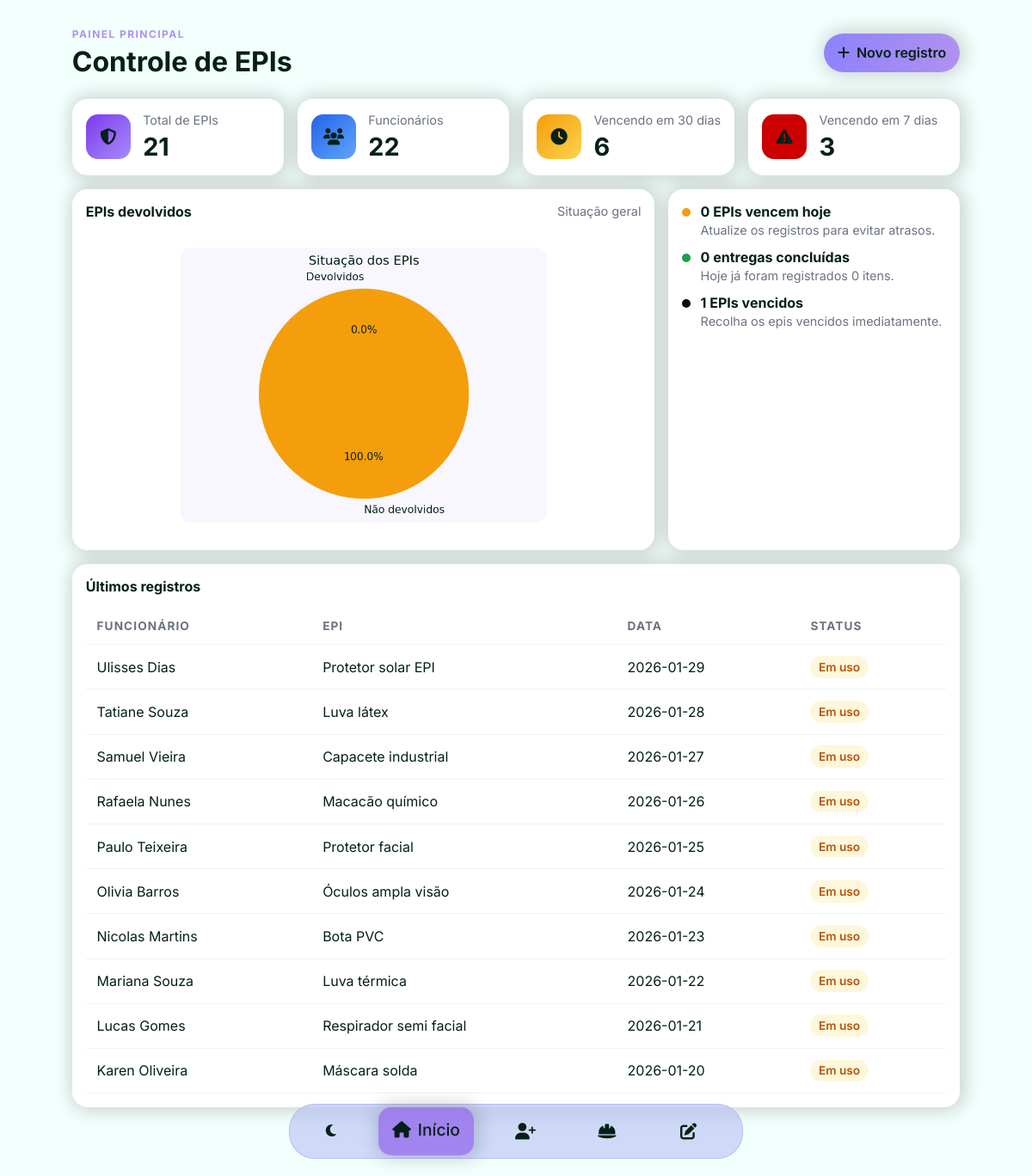
The page / on the database its author committed.
### tables this page shows
CREATE TABLE registros (
  matricula_funcionario TEXT NOT NULL,
  ca_EPI TEXT NOT NULL,
  data_entrega TEXT NOT NULL,
  data_devolucao TEXT,
  data_troca TEXT,
  motivo_devolucao TEXT
);

CREATE TABLE funcionarios (
  matricula_funcionario TEXT PRIMARY KEY,
  nome_funcionario TEXT NOT NULL,
  cpf_funcionario TEXT NOT NULL UNIQUE,
  setor_funcionario TEXT NOT NULL,
  funcao_funcionario TEXT NOT NULL,
  data_admissao_funcionario TEXT NOT NULL,
  telefone TEXT NOT NULL,
  email TEXT NOT NULL,
  whatsapp TEXT
);

CREATE TABLE epi (
  nome_epi TEXT NOT NULL,
  tipo_epi TEXT NOT NULL,
  certificado_aprovacao_epi TEXT NOT NULL,
  validade_certificado_aprovacao TEXT NOT NULL,
  PRIMARY KEY (certificado_aprovacao_epi)
);

### controller/routes.py (the view)
@api_routes.route('/')
def index():
    dashboard = buscarDashboard()
    panel = buscarPanel()
    return render_template('index.html', dashboard=dashboard, panel=panel)

### database.py (called while the page is built)
def get_db_connection():
    if getattr(sys, 'frozen', False):
        base_path = os.path.dirname(sys.executable)
    else:
        base_path = os.path.dirname(os.path.abspath(__file__))
    db_path = os.path.join(base_path, "database.db")
    conn = sqlite3.connect(db_path)
    conn.row_factory = sqlite3.Row
    return conn

### templates/index.html (shortened to what this page needs)
{% extends 'base.html' %}
{% block extra_css %}
<link rel="stylesheet" href="{{ url_for('static', filename='css/dashboard.css') }}">
{% endblock %}
{% block content %}
<section class="dashboard-container">
    <div class="dashboard-header">
        <div>
            <p class="eyebrow">Painel principal</p>
            <h1>Controle de EPIs</h1>
        </div>
        <a href="{{ url_for('api_routes.criar_registro') }}" class="btn-primary">
            <i class="fa-solid fa-plus"></i>
            Novo registro
        </a>
    </div>
    <div class="stats-grid">
        <div class="stat-card">
            <div class="stat-icon purple"><i class="fa-solid fa-shield-halved"></i></div>
            <div>
                <span>Total de EPIs</span>
                <strong>{{ dashboard.total_epi }}</strong>
            </div>
        </div>
        <div class="stat-card">
            <div class="stat-icon blue"><i class="fa-solid fa-users"></i></div>
            <div>
                <span>Funcionários</span>
                <strong>{{ dashboard.total_funcionarios }}</strong>
            </div>
        </div>
        <div class="stat-card">
            <div class="stat-icon orange"><i class="fa-solid fa-clock"></i></div>
            <div>
                <span>Vencendo em 30 dias</span>
                <strong>{{ dashboard.vencendo_30_dias }}</strong>
            </div>
        </div>
        <div class="stat-card">
            <div class="stat-icon red"><i class="fa-solid fa-triangle-exclamation"></i></div>
            <div>
                <span>Vencendo em 7 dias</span>
                <strong>{{ dashboard.vencendo_7_dias }}</strong>
            </div>
        </div>
    </div>
    <div class="dashboard-grid">
        <section class="panel panel-large chart-panel">
            <div class="panel-header">
                <h2>EPIs devolvidos</h2>
                <span>Situação geral</span>
            </div>
            <div class="chart-wrapper">
                <img src="{{ url_for('api_routes.gerarGrafico') }}" alt="Gráfico de devolução de EPIs" class="chart-image">
            </div>
        </section>
        <section class="panel">
            <ul class="notification-list">
                <li>
                    <span class="dot warning"></span>
                    <div>
                        <strong>{{ panel.vencimentos_hoje }} EPIs vencem hoje</strong>
                        <p>Atualize os registros para evitar atrasos.</p>
                    </div>
                </li>
                <li>
                    <span class="dot success"></span>
                    <div>
                        <strong>{{ panel.entregas_hoje }} entregas concluídas</strong>
                        <p>Hoje já foram registrados {{ panel.entregas_hoje }} itens.</p>
                    </div>
                </li>
                <li>
                    <span class="dot danger"></span>
                    <div>
                        <strong>{{ panel.vencidos }} EPIs vencidos</strong>
                        <p> Recolha os epis vencidos imediatamente.</p>
                    </div>
                </li>
            </ul>
        </section>
    </div>
    <section class="panel table-panel">
        <div class="panel-header">
            <h2>Últimos registros</h2>
        </div>
        <div class="table-wrap">
            <table>
                <thead>
                    <tr>
                        <th>Funcionário</th>
                        <th>EPI</th>
                        <th>Data</th>
                        <th>Status</th>
                    </tr>
                </thead>
                <tbody>
                    {% for registro in dashboard.ultimos_registros %}
                    <tr>
                        <td>{{ registro.nome_funcionario }}</td>
                        <td>{{ registro.nome_epi }}</td>
                        <td>{{ registro.data_entrega }}</td>
                        <td>
                            {% if registro.data_troca %}
                                <span class="badge success">Devolvido</span>
                            {% else %}
                                <span class="badge warning">Em uso</span>
                            {% endif %}
                        </td>
                    </tr>
                    {% endfor %}
</tbody>
            </table>
        </div>
    </section>
</section>
{% endblock %}

### templates/base.html (shortened to what this page needs)
<!DOCTYPE html>
<html lang="pt-br">
<head>
    <link rel="stylesheet" href="{{ url_for('static', filename='css/global.css') }}">
    {% block extra_css %}{% endblock %}
</head>
<body>
    {% include 'components/header.html' %}
    <main class="content">
        {% block content %}
        {% endblock %}
    </main>
</body>
</html>

### templates/components/header.html (shortened to what this page needs)
<header>
         <nav>
            <div class="link-container theme">
                <button id="theme-btn" class="icon" type="button"><i id="theme-icon" class="fas fa-moon"></i></button>
            </div>
            <div class="link-container {% if request.endpoint == 'api_routes.index' %}active{% endif %}"><a class="links" href="{{ url_for('api_routes.index') }}">
                <span class="icon"><i class="fas fa-home"></i></span>
                <span class="text">Início</span>
            </a></div>
            <div class="link-container {% if request.endpoint == 'api_routes.funcionarios' %}active{% endif %}"><a class="links" href="{{ url_for('api_routes.funcionarios') }}">
                <span class="icon"><i class="fas fa-user-plus"></i></span>
            </a></div>
            <div class="link-container {% if request.endpoint == 'api_routes.epis' %}active{% endif %}"><a class="links" href="{{ url_for('api_routes.epis') }}">
                <span class="icon"><i class="fas fa-hard-hat"></i></span>
            </a></div>
            <div class="link-container {% if request.endpoint == 'api_routes.registros' %}active{% endif %}"><a class="links" href="{{ url_for('api_routes.registros') }}">
                <span class="icon"><i class="fas fa-edit"></i></span>
            </a></div>
        </nav>
    </header>

### static/css/global.css (style rules this page uses)
* { box-sizing: border-box; color: var(--text-color); }
:root { --bg-color: #f3fffc; --surface-card: #ffffff; --surface-muted: #f8f7ff; --primary: #7d6cfdd9; --secondary: rgba(107, 114, 239, 0.263); --accent: rgba(133, 79, 232, 0.618); --text-color: #042016; --muted-text: #6b7280; --tertiary: #e3e1ff; --input-border: #000000; --edit-color: #892222; --bg-table: #e9e7ff; --table-header: #b5ade8; --table-border: #eef2f7; --chart-start: #f8f7ff; --chart-end: #eef7f4; --badge-success-bg: #e8f7ee; --badge-success-text: #15803d; --badge-warning-bg: #fff7db; --badge-warning-text: #b45309; --shadow: 2px 0 20px 5px rgba(0, 0, 0, 0.162); --img-shadow: 0px 0px 12px rgba(0, 0, 0, 0.259); }
body { font-family: "Inter", sans-serif; display: flex; flex-direction: column; align-items: center; width: 100%; padding: 0; margin: 0; background-color: var(--bg-color); }
header { position: fixed; bottom: 20px; display: flex; margin-top: 1%; width: fit-content; height: 8vh; align-items: center; justify-content: center; padding: 2%; border: var(--secondary) 1px solid; border-radius: 30px; background-color: var(--secondary); transition: transform 0.3s ease; backdrop-filter:blur(6px); z-index: 100; }
.link-container { height: fit-content; padding: 1rem; border-radius: 15px; transition: all 0.35s ease-in-out; }
.links { width: 2rem; overflow: hidden; text-decoration: none; color: var(--text-color); font-size: 1.2rem; font-weight: 500; display: inline-flex; align-items: center; gap: 0.5rem; transition: all 0.25s ease-in-out; }
.links .icon { flex-shrink: 0; transition: opacity 0.15s ease-in-out; }
.links .text { opacity: 0; white-space: nowrap; transition: opacity 0.35s ease-in-out; }
.content { display: flex; flex-direction: column; align-items: center; }
#theme-btn { padding: 1.2rem 1.1rem 1rem 1.1rem; border-radius: 5px; background: none; border: none; transition: all 0.3s ease-in-out; cursor: pointer; font-size: medium; }
.theme { padding:0; }
nav { display: flex; flex-direction: row; gap:2rem; }
.link-container.active { background-color: var(--accent); box-shadow: var(--shadow); }
.link-container.active .links { width: fit-content; color: var(--accent); transform: translateY(-2px); }
.link-container.active .text { opacity: 1; }

### rows shown on the page
registros: nome_funcionario "Ulisses Dias", nome_epi "Protetor solar EPI", data_entrega "2026-01-29"
registros: nome_funcionario "Tatiane Souza", nome_epi "Luva látex", data_entrega "2026-01-28"
registros: nome_funcionario "Samuel Vieira", nome_epi "Capacete industrial", data_entrega "2026-01-27"
registros: nome_funcionario "Rafaela Nunes", nome_epi "Macacão químico", data_entrega "2026-01-26"
registros: nome_funcionario "Paulo Teixeira", nome_epi "Protetor facial", data_entrega "2026-01-25"
registros: nome_funcionario "Olivia Barros", nome_epi "Óculos ampla visão", data_entrega "2026-01-24"
registros: nome_funcionario "Nicolas Martins", nome_epi "Bota PVC", data_entrega "2026-01-23"
registros: nome_funcionario "Mariana Souza", nome_epi "Luva térmica", data_entrega "2026-01-22"
registros: nome_funcionario "Lucas Gomes", nome_epi "Respirador semi facial", data_entrega "2026-01-21"
registros: nome_funcionario "Karen Oliveira", nome_epi "Máscara solda", data_entrega "2026-01-20"

### other values the page prints
{{ dashboard.total_epi }} "21"
{{ dashboard.total_funcionarios }} "22"
{{ dashboard.vencendo_30_dias }} "6"
{{ dashboard.vencendo_7_dias }} "3"
{{ panel.vencimentos_hoje }} "0"
{{ panel.entregas_hoje }} "0"
{{ panel.vencidos }} "1"
